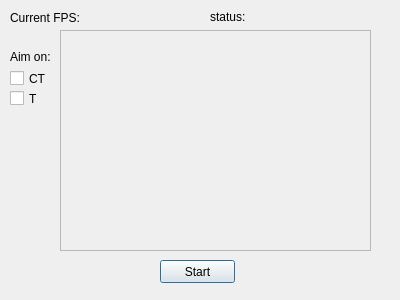
<?xml version="1.0" encoding="UTF-8"?>
<ui version="4.0">
 <class>Dialog</class>
 <widget class="QDialog" name="Dialog">
  <property name="geometry">
   <rect>
    <x>0</x>
    <y>0</y>
    <width>400</width>
    <height>300</height>
   </rect>
  </property>
  <property name="windowTitle">
   <string>Dialog</string>
  </property>
  <widget class="QLabel" name="fps_label">
   <property name="geometry">
    <rect>
     <x>10</x>
     <y>10</y>
     <width>91</width>
     <height>16</height>
    </rect>
   </property>
   <property name="text">
    <string>Current FPS:</string>
   </property>
  </widget>
  <widget class="QCheckBox" name="t_check_box">
   <property name="geometry">
    <rect>
     <x>10</x>
     <y>70</y>
     <width>41</width>
     <height>17</height>
    </rect>
   </property>
   <property name="text">
    <string>CT</string>
   </property>
  </widget>
  <widget class="QCheckBox" name="ct_check_box">
   <property name="geometry">
    <rect>
     <x>10</x>
     <y>90</y>
     <width>31</width>
     <height>17</height>
    </rect>
   </property>
   <property name="text">
    <string>T</string>
   </property>
  </widget>
  <widget class="QLabel" name="aim_text_label">
   <property name="geometry">
    <rect>
     <x>10</x>
     <y>50</y>
     <width>47</width>
     <height>13</height>
    </rect>
   </property>
   <property name="text">
    <string>Aim on:</string>
   </property>
  </widget>
  <widget class="QLabel" name="label">
   <property name="geometry">
    <rect>
     <x>210</x>
     <y>10</y>
     <width>47</width>
     <height>13</height>
    </rect>
   </property>
   <property name="text">
    <string>status:</string>
   </property>
  </widget>
  <widget class="QPushButton" name="run_button">
   <property name="geometry">
    <rect>
     <x>160</x>
     <y>260</y>
     <width>75</width>
     <height>23</height>
    </rect>
   </property>
   <property name="text">
    <string>Start</string>
   </property>
  </widget>
  <widget class="QFrame" name="frame">
   <property name="geometry">
    <rect>
     <x>60</x>
     <y>30</y>
     <width>311</width>
     <height>221</height>
    </rect>
   </property>
   <property name="frameShape">
    <enum>QFrame::StyledPanel</enum>
   </property>
   <property name="frameShadow">
    <enum>QFrame::Raised</enum>
   </property>
  </widget>
 </widget>
 <resources/>
 <connections/>
</ui>
